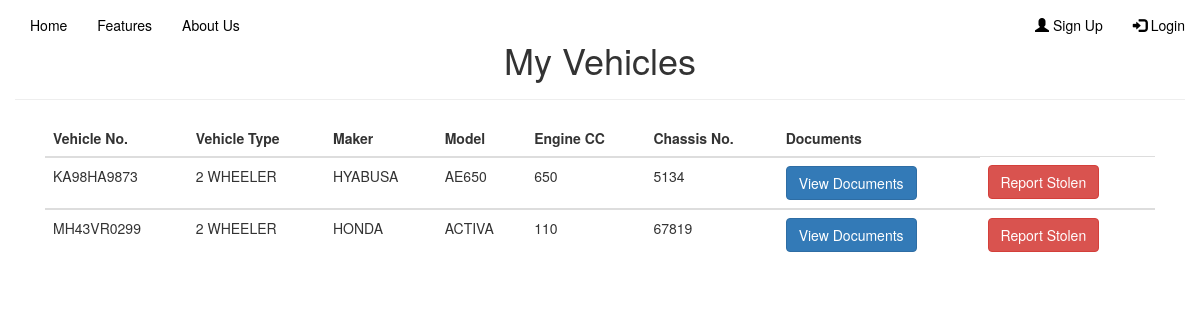
The page /myvehicle.php?id=motalaltin on the database its author committed.
### tables this page shows
CREATE TABLE `registered_vehicle` (
  `user_id` int(11) NOT NULL,
  `veh_id` int(10) NOT NULL,
  `veh_no` char(10) NOT NULL,
  `maker` varchar(15) DEFAULT NULL,
  `model` varchar(15) DEFAULT NULL,
  `veh_type` varchar(10) DEFAULT NULL,
  `engine_cc` int(11) DEFAULT NULL,
  `chassis_no` bigint(20) DEFAULT NULL
);

### myvehicle.php (the view, shortened to what this page needs)
<?php
$username = $_GET['id'];
$servername = "localhost";
$usernam = "root";
$password = "";
$database = "reg_veh";
$connection = mysqli_connect($servername, $usernam, $password, $database);
$uid_query = "SELECT user_id FROM user WHERE username = '$username';";
$uid_res = mysqli_query($connection, $uid_query);
$userid = mysqli_fetch_assoc($uid_res);
$user_id = $userid['user_id'];
$query = "SELECT r.veh_no, r.veh_type, r.maker, r.model, r.engine_cc, r.chassis_no FROM registered_vehicle r, user u where r.user_id= u.user_id AND u.user_id=$user_id;";
$result = mysqli_query($connection, $query);
?>
<!DOCTYPE html>
<html lang="en">
<head>
    <link rel="stylesheet" type="text/css" href="./slick/slick.css">
    <link rel="stylesheet" type="text/css" href="./slick/slick-theme.css">
    <link rel="stylesheet" href="https://maxcdn.bootstrapcdn.com/bootstrap/3.3.7/css/bootstrap.min.css">
    <link rel="stylesheet" href="animate.css">
    <link rel="stylesheet" href="style.css">
</head>
<body>
    <?php include 'navbar.php'; ?>
    <div class="container">
        <div class="row">
            <div class="page-header">
                <h1 style="text-align: center;">My Vehicles</h1>
            </div>
        </div>
        <div class="col-md-12">
            <table class="table">
                <thead>
                    <tr>
                        <th>Vehicle No.</th>
                        <th>Vehicle Type</th>
                        <th>Maker</th>
                        <th>Model</th>
                        <th>Engine CC</th>
                        <th>Chassis No.</th>
                        <th>Documents</th>
                    </tr>
                </thead>
                <tbody>
                    <?php
                    while ($row = mysqli_fetch_assoc($result)) {
                    ?>
                        <tr>
                            <td><?php echo $row['veh_no']; ?></td>
                            <td><?php echo $row['veh_type']; ?></td>
                            <td><?php echo $row['maker']; ?></td>
                            <td><?php echo $row['model']; ?></td>
                            <td><?php echo $row['engine_cc']; ?></td>
                            <td><?php echo $row['chassis_no']; ?></td>
                            <td><a class="btn btn-primary" href="documents.php?id=<?php echo $row['veh_no']; ?>">View Documents</a></td>
                            <td>
                                <form action="reportStolen.php" method="post">
                                    <input type="submit" name="submit" class="btn btn-danger" value="Report Stolen">
                                </form>
                            </td>
                        </tr>
                </tbody>
            <?php } ?>
            </table>
        </div>
    </div>
</body>
</html>

### rows shown on the page
registered_vehicle: veh_no "KA98HA9873", veh_type "2 WHEELER", maker "HYABUSA", model "AE650", engine_cc "650", chassis_no "5134"
registered_vehicle: veh_no "MH43VR0299", veh_type "2 WHEELER", maker "HONDA", model "ACTIVA", engine_cc "110", chassis_no "67819"
